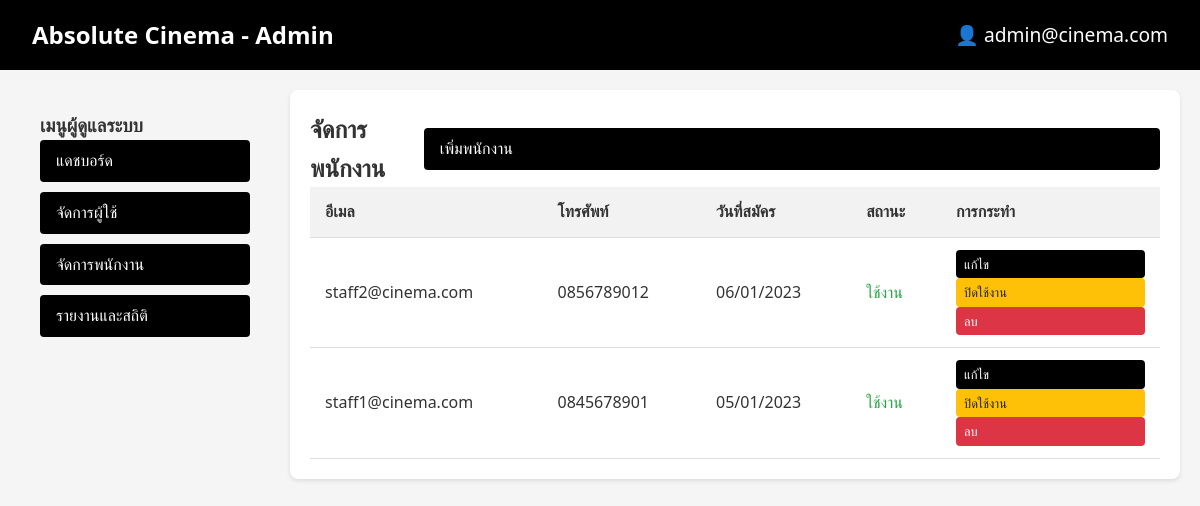
The page /admin/staff.php (signed in) on the database its author committed.
### tables this page shows
CREATE TABLE `users` (
  `id` int(11) NOT NULL,
  `fullname` varchar(100) NOT NULL,
  `email` varchar(255) NOT NULL,
  `password` varchar(255) NOT NULL,
  `phone` varchar(20) DEFAULT NULL,
  `role` enum('user','staff','admin') DEFAULT 'user',
  `is_active` tinyint(1) DEFAULT 1,
  `created_at` timestamp NOT NULL DEFAULT current_timestamp()
);

### admin/staff.php (the view, shortened to what this page needs)
<?php
require_once '../includes/config.php';
$action = $_GET['action'] ?? 'list';
switch ($action) {
    default:
        listStaff();
}
function listStaff() {
    global $pdo;
    try {
        $stmt = $pdo->query("SELECT * FROM users WHERE role = 'staff' ORDER BY created_at DESC");
        $staffMembers = $stmt->fetchAll();
    } catch (PDOException $e) {
        die("เกิดข้อผิดพลาดในการดึงข้อมูลพนักงาน: " . $e->getMessage());
    }
    ?>
    <!DOCTYPE html>
    <html lang="th">
    <head>
        <link rel="stylesheet" href="../assets/css/style.css">
    </head>
    <body>
        <nav class="navbar">
            <a href="index.php" class="logo">Absolute Cinema - Admin</a>
            <div class="user-menu">
                <span class="user-icon">👤 <?php echo htmlspecialchars($_SESSION['email']); ?></span>
            </div>
        </nav>
        <div class="dashboard-container">
            <div class="sidebar">
                <h3>เมนูผู้ดูแลระบบ</h3>
                <ul style="list-style: none; padding: 0;">
                    <li><a href="index.php" class="btn">แดชบอร์ด</a></li>
                    <li style="margin-top: 10px;"><a href="users.php" class="btn">จัดการผู้ใช้</a></li>
                    <li style="margin-top: 10px;"><a href="staff.php" class="btn">จัดการพนักงาน</a></li>
                    <li style="margin-top: 10px;"><a href="reports.php" class="btn">รายงานและสถิติ</a></li>
                </ul>
            </div>
            <div class="main-content">
                <div class="card">
                    <div style="display: flex; justify-content: space-between; align-items: center;">
                        <h2>จัดการพนักงาน</h2>
                        <a href="staff.php?action=add" class="btn btn-primary">เพิ่มพนักงาน</a>
                    </div>
                    <?php if (empty($staffMembers)): ?>
                        <p>ยังไม่มีข้อมูลพนักงาน</p>
                    <?php else: ?>
                        <table>
                            <thead>
                                <tr>
                                    <th>อีเมล</th>
                                    <th>โทรศัพท์</th>
                                    <th>วันที่สมัคร</th>
                                    <th>สถานะ</th>
                                    <th>การกระทำ</th>
                                </tr>
                            </thead>
                            <tbody>
                                <?php foreach ($staffMembers as $staff): ?>
                                <tr>
                                    <td><?php echo htmlspecialchars($staff['email']); ?></td>
                                    <td><?php echo htmlspecialchars($staff['phone'] ?? '-'); ?></td>
                                    <td><?php echo date('d/m/Y', strtotime($staff['created_at'])); ?></td>
                                    <td class="<?php echo $staff['is_active'] ? 'status-active' : 'status-inactive'; ?>">
                                        <?php echo $staff['is_active'] ? 'ใช้งาน' : 'ปิดใช้งาน'; ?>
                                    </td>
                                    <td>
                                        <a href="staff.php?action=edit&id=<?php echo $staff['id']; ?>" class="btn btn-sm">แก้ไข</a>
                                        <a href="staff.php?action=toggle_active&id=<?php echo $staff['id']; ?>" class="btn btn-sm <?php echo $staff['is_active'] ? 'btn-warning' : 'btn-success'; ?>">
                                            <?php echo $staff['is_active'] ? 'ปิดใช้งาน' : 'เปิดใช้งาน'; ?>
                                        </a>
                                        <a href="staff.php?action=delete&id=<?php echo $staff['id']; ?>" class="btn btn-sm btn-danger" onclick="return confirm('ยืนยันการลบพนักงานนี้?')">ลบ</a>
                                    </td>
                                </tr>
                                <?php endforeach; ?>
                            </tbody>
                        </table>
                    <?php endif; ?>
                </div>
            </div>
        </div>
    </body>
    </html>
    <?php
}
    ?>

### assets/css/style.css (style rules this page uses)
* { margin: 0; padding: 0; box-sizing: border-box; font-family: 'Segoe UI', Tahoma, Geneva, Verdana, sans-serif; }
body { background-color: #f5f5f5; color: #333; line-height: 1.6; }
.btn { width: 100%; padding: 0.75rem; background-color: #000; color: white; border: none; border-radius: 4px; font-size: 1rem; cursor: pointer; transition: background-color 0.3s; }
.navbar { background-color: #000; color: white; padding: 1rem 2rem; display: flex; justify-content: space-between; align-items: center; }
.navbar a { color: white; text-decoration: none; }
.logo { font-size: 1.5rem; font-weight: bold; }
.user-menu { position: relative; display: inline-block; }
.user-icon { cursor: pointer; font-size: 1.2rem; }
.dashboard-container { display: grid; grid-template-columns: 250px 1fr; gap: 20px; padding: 20px; }
.sidebar { background: #f5f5f5; padding: 20px; border-radius: 8px; }
.main-content { display: grid; gap: 20px; }
.card { background: white; padding: 20px; border-radius: 8px; box-shadow: 0 2px 4px rgba(0,0,0,0.1); }
.btn { padding: 8px 16px; background-color: #000; color: white; border: none; border-radius: 4px; cursor: pointer; text-decoration: none; display: inline-block; }
.btn-primary { background-color: #000; }
.btn-danger { background-color: #dc3545; }

### admin/staff.php (style rules this page uses)
.dashboard-container { display: grid; grid-template-columns: 250px 1fr; gap: 20px; padding: 20px; }
.sidebar { background: #f5f5f5; padding: 20px; border-radius: 8px; }
.main-content { display: grid; gap: 20px; }
.card { background: white; padding: 20px; border-radius: 8px; box-shadow: 0 2px 4px rgba(0,0,0,0.1); }
table { width: 100%; border-collapse: collapse; }
th, td { padding: 12px 15px; text-align: left; border-bottom: 1px solid #ddd; }
th { background-color: #f2f2f2; }
.btn { padding: 8px 16px; background-color: #000; color: white; border: none; border-radius: 4px; cursor: pointer; text-decoration: none; display: inline-block; }
.btn-sm { padding: 4px 8px; font-size: 0.8rem; }
.btn-primary { background-color: #000; }
.btn-danger { background-color: #dc3545; }
.btn-warning { background-color: #ffc107; color: #212529; }
.status-active { color: #28a745; }

### rows shown on the page
users: email "staff2@cinema.com", phone "0856789012", created_at "06/01/2023", is_active "ใช้งาน"
users: email "staff1@cinema.com", phone "0845678901", created_at "05/01/2023", is_active "ใช้งาน"

### other values the page prints
$_SESSION['email'] "admin@cinema.com"
